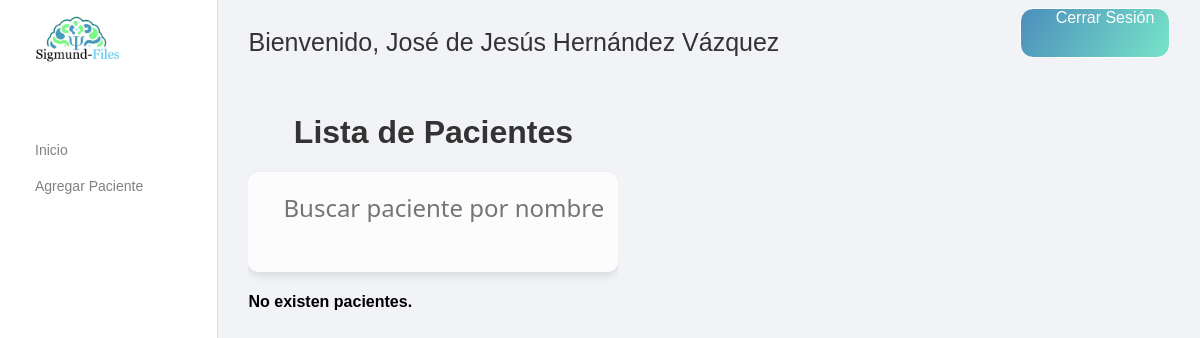
Before: /dashboard/ (signed in) with the older database file.
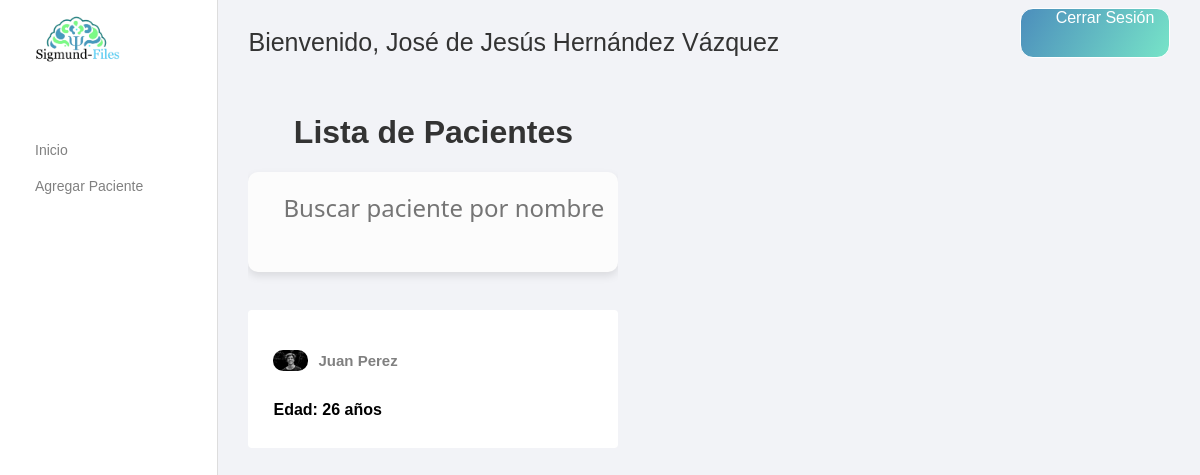
After: the same page with the newer database file.
### dashboard/models.py (models this page shows, shortened)
class Paciente(models.Model):
    usuario = models.ForeignKey(User, on_delete=models.CASCADE, null=True)
    foto = models.ImageField(upload_to='fotos_pacientes/', blank=True, null=True)
    fecha_registro = models.DateTimeField(auto_now_add=True)
    nombre_completo = models.CharField(max_length=255, blank=True, null=True, default='Nombre Desconocido')
    edad = models.IntegerField(blank=True, null=True, default=0)
    genero = models.CharField(max_length=10, blank=True, null=True, default='otro', choices=[('masculino', 'Masculino'), ('femenino', 'Femenino'), ('otro', 'Otro')])
    fecha_nacimiento = models.DateField(blank=True, null=True)
    lugar_nacimiento = models.CharField(max_length=255, blank=True, null=True)
    escolaridad = models.CharField(max_length=255, blank=True, null=True)
    estado_civil = models.CharField(max_length=50, blank=True, null=True, default='soltero', choices=[('soltero', 'Soltero'), ('casado', 'Casado'), ('divorciado', 'Divorciado'), ('viudo', 'Viudo')])
    correo = models.EmailField(blank=True, null=True, default='default@example.com')
    telefono = models.CharField(max_length=20, blank=True, null=True)
    direccion = models.CharField(max_length=255, blank=True, null=True)
    religion = models.CharField(max_length=50, blank=True, null=True)
    acude_voluntariamente = models.BooleanField(default=True)

### dashboard/views.py (the view, shortened to what this page needs)
# urls.py: path('dashboard/', dashboard_view, name='dashboard'),
@login_required
def dashboard_view(request):
    search_query = request.GET.get('search', '')
    pacientes = Paciente.objects.filter(usuario=request.user)
    if search_query:
        pacientes = pacientes.filter(Q(nombre_completo__icontains=search_query))
    context = {
        'pacientes': pacientes,
    }
    return render(request, 'dashboard/dashboard.html', context)

### dashboard/templates/dashboard/dashboard.html (shortened to what this page needs)
<!DOCTYPE html>
{% load static %}
<html>
<head>
    <link rel="stylesheet" type="text/css" href="{% static 'css/dashboard.css' %}">
</head>
<body class="dashboard">
  <div class="navigation">
    <div class="wrapper2">
        <div class="abilan">
            <img src="{% static 'logo2.png' %}" />
        </div>
        <div class="folders">
            <div class="folder-icons">
                <a class="icon-name" href="{% url 'dashboard' %}">Inicio</a>
            </div>
            <div class="folder-icons">
                <a class="icon-name" href="{% url 'agregar_paciente' %}">Agregar Paciente</a>
            </div>
        </div>
    </div>
  </div>
  <div class="right-side wrapper">
      <div class="top-bar-justify">
          <h1 class="big-inbox">Bienvenido, {{ user.nombre }} {{ user.apellidos }}</h1>
          <a class="compose" href="{% url 'logout' %}">Cerrar Sesión</a>
      </div>
      <div class="right-body">
        <div class="scroll-cards">
            <div class="container">
                <h1>Lista de Pacientes</h1>
                <form id="search-form">
                    <input type="text" id="search-input" name="search" placeholder="Buscar paciente por nombre">
                </form>
                <div class="mail-info">
                    {% if pacientes %}
                        {% for paciente in pacientes %}
                            <div class="scroll-cards">
                                <div class="card" onclick="toggleDetails( {{ paciente.id }} )">
                                    <div class="mails">
                                        {% if paciente.foto %}
                                            <img src="{{ paciente.foto.url }}" alt="Foto de {{ paciente.nombre_completo }}">
                                        {% else %}
                                            <img src="{% static 'logo2.png' %}" alt="Foto de perfil">
                                        {% endif %}
                                        <h2 class="mail-names">{{ paciente.nombre_completo }}</h2>
                                        <br>
                                    </div>
                                    <div class="mail-info">
                                        <p class="mail-info">Edad: {{ paciente.edad }} años</p>
                                    </div>
                                </div>
                            </div>
                        {% endfor %}
                    {% else %}
                        <p>No existen pacientes.</p>
                    {% endif %}
                </div>
            </div>
        </div>
      </div>
  </div>
</body>
</html>

Changed rows visible on the page:
now on this page (row edited): Paciente: foto (picture), nombre_completo "Juan Perez", edad "26"
Other visible differences:
text no longer shown: "No existen pacientes."
